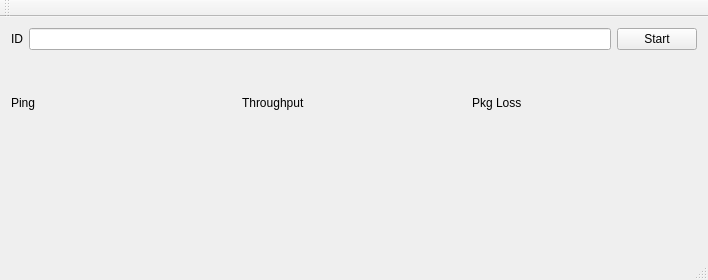
<?xml version="1.0" encoding="UTF-8"?>
<ui version="4.0">
 <class>MainWindow</class>
 <widget class="QMainWindow" name="MainWindow">
  <property name="geometry">
   <rect>
    <x>0</x>
    <y>0</y>
    <width>708</width>
    <height>280</height>
   </rect>
  </property>
  <property name="windowTitle">
   <string>MainWindow</string>
  </property>
  <widget class="QWidget" name="centralWidget">
   <layout class="QVBoxLayout" name="verticalLayout">
    <item>
     <layout class="QHBoxLayout" name="horizontalLayout">
      <item>
       <widget class="QLabel" name="IDlabel">
        <property name="text">
         <string>ID</string>
        </property>
       </widget>
      </item>
      <item>
       <widget class="QLineEdit" name="IDlineEdit"/>
      </item>
      <item>
       <widget class="QPushButton" name="startButton">
        <property name="text">
         <string>Start</string>
        </property>
       </widget>
      </item>
     </layout>
    </item>
    <item>
     <layout class="QGridLayout" name="gridLayout">
      <item row="0" column="0">
       <widget class="QLabel" name="Ping">
        <property name="text">
         <string>Ping</string>
        </property>
       </widget>
      </item>
      <item row="0" column="1">
       <widget class="QLabel" name="TP">
        <property name="text">
         <string>Throughput</string>
        </property>
       </widget>
      </item>
      <item row="0" column="2">
       <widget class="QLabel" name="PkgLoss">
        <property name="text">
         <string>Pkg Loss</string>
        </property>
       </widget>
      </item>
      <item row="1" column="0">
       <widget class="QLabel" name="PingLabel">
        <property name="text">
         <string/>
        </property>
       </widget>
      </item>
      <item row="1" column="1">
       <widget class="QLabel" name="TPlabel">
        <property name="text">
         <string/>
        </property>
       </widget>
      </item>
      <item row="1" column="2">
       <widget class="QLabel" name="PLlabel">
        <property name="text">
         <string/>
        </property>
       </widget>
      </item>
     </layout>
    </item>
   </layout>
  </widget>
  <widget class="QMenuBar" name="menuBar">
   <property name="geometry">
    <rect>
     <x>0</x>
     <y>0</y>
     <width>708</width>
     <height>27</height>
    </rect>
   </property>
  </widget>
  <widget class="QToolBar" name="mainToolBar">
   <attribute name="toolBarArea">
    <enum>TopToolBarArea</enum>
   </attribute>
   <attribute name="toolBarBreak">
    <bool>false</bool>
   </attribute>
  </widget>
  <widget class="QStatusBar" name="statusBar"/>
 </widget>
 <layoutdefault spacing="6" margin="11"/>
 <resources/>
 <connections>
  <connection>
   <sender>startButton</sender>
   <signal>clicked()</signal>
   <receiver>MainWindow</receiver>
   <slot>start()</slot>
   <hints>
    <hint type="sourcelabel">
     <x>659</x>
     <y>98</y>
    </hint>
    <hint type="destinationlabel">
     <x>702</x>
     <y>93</y>
    </hint>
   </hints>
  </connection>
 </connections>
 <slots>
  <slot>start()</slot>
 </slots>
</ui>
